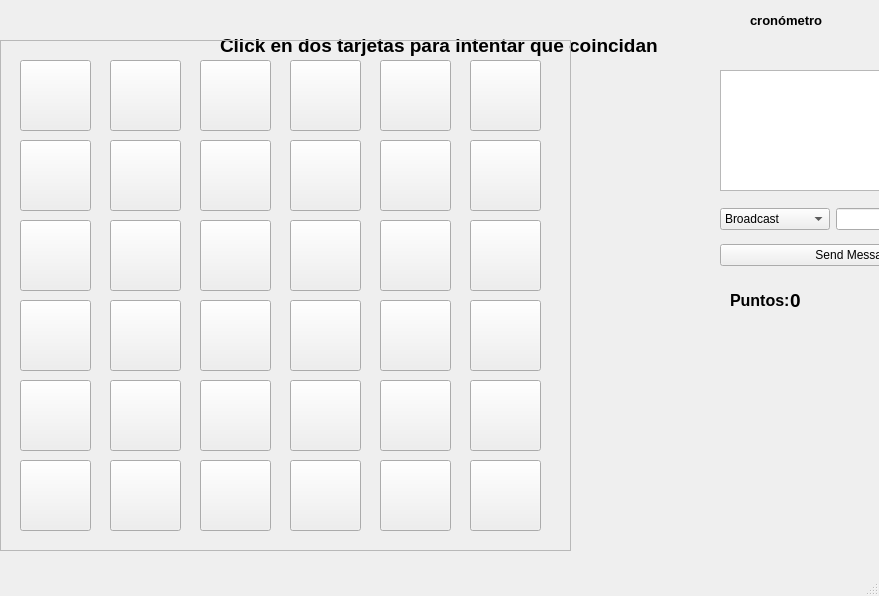
<?xml version="1.0" encoding="UTF-8"?>
<ui version="4.0">
 <class>MainWindow</class>
 <widget class="QMainWindow" name="MainWindow">
  <property name="geometry">
   <rect>
    <x>0</x>
    <y>0</y>
    <width>879</width>
    <height>596</height>
   </rect>
  </property>
  <property name="windowTitle">
   <string>MainWindow</string>
  </property>
  <widget class="QWidget" name="centralwidget">
   <widget class="QLabel" name="instrucciones">
    <property name="geometry">
     <rect>
      <x>220</x>
      <y>30</y>
      <width>471</width>
      <height>31</height>
     </rect>
    </property>
    <property name="font">
     <font>
      <pointsize>14</pointsize>
      <bold>true</bold>
     </font>
    </property>
    <property name="text">
     <string>Click en dos tarjetas para intentar que coincidan</string>
    </property>
   </widget>
   <widget class="QLabel" name="puntuacion">
    <property name="geometry">
     <rect>
      <x>730</x>
      <y>290</y>
      <width>71</width>
      <height>21</height>
     </rect>
    </property>
    <property name="font">
     <font>
      <pointsize>12</pointsize>
      <bold>true</bold>
     </font>
    </property>
    <property name="text">
     <string>Puntos:</string>
    </property>
   </widget>
   <widget class="QTextBrowser" name="textBrowser_receivedMessages">
    <property name="geometry">
     <rect>
      <x>720</x>
      <y>70</y>
      <width>271</width>
      <height>121</height>
     </rect>
    </property>
    <property name="styleSheet">
     <string notr="true"/>
    </property>
   </widget>
   <widget class="QWidget" name="layoutWidget">
    <property name="geometry">
     <rect>
      <x>720</x>
      <y>200</y>
      <width>271</width>
      <height>75</height>
     </rect>
    </property>
    <layout class="QGridLayout" name="gridLayout_2">
     <item row="0" column="0" colspan="2">
      <layout class="QHBoxLayout" name="horizontalLayout">
       <item>
        <widget class="QComboBox" name="comboBox_receiver">
         <property name="minimumSize">
          <size>
           <width>110</width>
           <height>0</height>
          </size>
         </property>
         <item>
          <property name="text">
           <string>Broadcast</string>
          </property>
         </item>
        </widget>
       </item>
       <item>
        <widget class="QLineEdit" name="lineEdit_message">
         <property name="minimumSize">
          <size>
           <width>150</width>
           <height>0</height>
          </size>
         </property>
         <property name="styleSheet">
          <string notr="true"/>
         </property>
        </widget>
       </item>
      </layout>
     </item>
     <item row="1" column="0" colspan="2">
      <widget class="QPushButton" name="pushButton_sendMessage">
       <property name="minimumSize">
        <size>
         <width>0</width>
         <height>0</height>
        </size>
       </property>
       <property name="styleSheet">
        <string notr="true"/>
       </property>
       <property name="text">
        <string>Send Message</string>
       </property>
      </widget>
     </item>
    </layout>
   </widget>
   <widget class="QLabel" name="cronometro">
    <property name="geometry">
     <rect>
      <x>750</x>
      <y>10</y>
      <width>81</width>
      <height>20</height>
     </rect>
    </property>
    <property name="font">
     <font>
      <pointsize>10</pointsize>
      <bold>true</bold>
     </font>
    </property>
    <property name="text">
     <string>cronómetro</string>
    </property>
   </widget>
   <widget class="QFrame" name="frame">
    <property name="geometry">
     <rect>
      <x>0</x>
      <y>40</y>
      <width>571</width>
      <height>511</height>
     </rect>
    </property>
    <property name="frameShape">
     <enum>QFrame::StyledPanel</enum>
    </property>
    <property name="frameShadow">
     <enum>QFrame::Raised</enum>
    </property>
    <widget class="QPushButton" name="tarjeta10">
     <property name="geometry">
      <rect>
       <x>290</x>
       <y>100</y>
       <width>71</width>
       <height>71</height>
      </rect>
     </property>
     <property name="text">
      <string/>
     </property>
    </widget>
    <widget class="QPushButton" name="tarjeta05">
     <property name="geometry">
      <rect>
       <x>380</x>
       <y>20</y>
       <width>71</width>
       <height>71</height>
      </rect>
     </property>
     <property name="text">
      <string/>
     </property>
    </widget>
    <widget class="QPushButton" name="tarjeta06">
     <property name="geometry">
      <rect>
       <x>470</x>
       <y>20</y>
       <width>71</width>
       <height>71</height>
      </rect>
     </property>
     <property name="text">
      <string/>
     </property>
    </widget>
    <widget class="QPushButton" name="tarjeta09">
     <property name="geometry">
      <rect>
       <x>200</x>
       <y>100</y>
       <width>71</width>
       <height>71</height>
      </rect>
     </property>
     <property name="text">
      <string/>
     </property>
    </widget>
    <widget class="QPushButton" name="tarjeta07">
     <property name="geometry">
      <rect>
       <x>20</x>
       <y>100</y>
       <width>71</width>
       <height>71</height>
      </rect>
     </property>
     <property name="text">
      <string/>
     </property>
    </widget>
    <widget class="QPushButton" name="tarjeta03">
     <property name="geometry">
      <rect>
       <x>200</x>
       <y>20</y>
       <width>71</width>
       <height>71</height>
      </rect>
     </property>
     <property name="text">
      <string/>
     </property>
    </widget>
    <widget class="QPushButton" name="tarjeta11">
     <property name="geometry">
      <rect>
       <x>380</x>
       <y>100</y>
       <width>71</width>
       <height>71</height>
      </rect>
     </property>
     <property name="text">
      <string/>
     </property>
    </widget>
    <widget class="QPushButton" name="tarjeta01">
     <property name="geometry">
      <rect>
       <x>20</x>
       <y>20</y>
       <width>71</width>
       <height>71</height>
      </rect>
     </property>
     <property name="text">
      <string/>
     </property>
    </widget>
    <widget class="QPushButton" name="tarjeta04">
     <property name="geometry">
      <rect>
       <x>290</x>
       <y>20</y>
       <width>71</width>
       <height>71</height>
      </rect>
     </property>
     <property name="text">
      <string/>
     </property>
    </widget>
    <widget class="QPushButton" name="tarjeta12">
     <property name="geometry">
      <rect>
       <x>470</x>
       <y>100</y>
       <width>71</width>
       <height>71</height>
      </rect>
     </property>
     <property name="text">
      <string/>
     </property>
    </widget>
    <widget class="QPushButton" name="tarjeta02">
     <property name="geometry">
      <rect>
       <x>110</x>
       <y>20</y>
       <width>71</width>
       <height>71</height>
      </rect>
     </property>
     <property name="text">
      <string/>
     </property>
    </widget>
    <widget class="QPushButton" name="tarjeta08">
     <property name="geometry">
      <rect>
       <x>110</x>
       <y>100</y>
       <width>71</width>
       <height>71</height>
      </rect>
     </property>
     <property name="text">
      <string/>
     </property>
    </widget>
    <widget class="QPushButton" name="tarjeta22">
     <property name="geometry">
      <rect>
       <x>290</x>
       <y>260</y>
       <width>71</width>
       <height>71</height>
      </rect>
     </property>
     <property name="text">
      <string/>
     </property>
    </widget>
    <widget class="QPushButton" name="tarjeta21">
     <property name="geometry">
      <rect>
       <x>200</x>
       <y>260</y>
       <width>71</width>
       <height>71</height>
      </rect>
     </property>
     <property name="text">
      <string/>
     </property>
    </widget>
    <widget class="QPushButton" name="tarjeta19">
     <property name="geometry">
      <rect>
       <x>20</x>
       <y>260</y>
       <width>71</width>
       <height>71</height>
      </rect>
     </property>
     <property name="text">
      <string/>
     </property>
    </widget>
    <widget class="QPushButton" name="tarjeta20">
     <property name="geometry">
      <rect>
       <x>110</x>
       <y>260</y>
       <width>71</width>
       <height>71</height>
      </rect>
     </property>
     <property name="text">
      <string/>
     </property>
    </widget>
    <widget class="QPushButton" name="tarjeta24">
     <property name="geometry">
      <rect>
       <x>470</x>
       <y>260</y>
       <width>71</width>
       <height>71</height>
      </rect>
     </property>
     <property name="text">
      <string/>
     </property>
    </widget>
    <widget class="QPushButton" name="tarjeta18">
     <property name="geometry">
      <rect>
       <x>470</x>
       <y>180</y>
       <width>71</width>
       <height>71</height>
      </rect>
     </property>
     <property name="text">
      <string/>
     </property>
    </widget>
    <widget class="QPushButton" name="tarjeta17">
     <property name="geometry">
      <rect>
       <x>380</x>
       <y>180</y>
       <width>71</width>
       <height>71</height>
      </rect>
     </property>
     <property name="text">
      <string/>
     </property>
    </widget>
    <widget class="QPushButton" name="tarjeta23">
     <property name="geometry">
      <rect>
       <x>380</x>
       <y>260</y>
       <width>71</width>
       <height>71</height>
      </rect>
     </property>
     <property name="text">
      <string/>
     </property>
    </widget>
    <widget class="QPushButton" name="tarjeta15">
     <property name="geometry">
      <rect>
       <x>200</x>
       <y>180</y>
       <width>71</width>
       <height>71</height>
      </rect>
     </property>
     <property name="text">
      <string/>
     </property>
    </widget>
    <widget class="QPushButton" name="tarjeta14">
     <property name="geometry">
      <rect>
       <x>110</x>
       <y>180</y>
       <width>71</width>
       <height>71</height>
      </rect>
     </property>
     <property name="text">
      <string/>
     </property>
    </widget>
    <widget class="QPushButton" name="tarjeta16">
     <property name="geometry">
      <rect>
       <x>290</x>
       <y>180</y>
       <width>71</width>
       <height>71</height>
      </rect>
     </property>
     <property name="text">
      <string/>
     </property>
    </widget>
    <widget class="QPushButton" name="tarjeta13">
     <property name="geometry">
      <rect>
       <x>20</x>
       <y>180</y>
       <width>71</width>
       <height>71</height>
      </rect>
     </property>
     <property name="text">
      <string/>
     </property>
    </widget>
    <widget class="QPushButton" name="tarjeta34">
     <property name="geometry">
      <rect>
       <x>290</x>
       <y>420</y>
       <width>71</width>
       <height>71</height>
      </rect>
     </property>
     <property name="text">
      <string/>
     </property>
    </widget>
    <widget class="QPushButton" name="tarjeta33">
     <property name="geometry">
      <rect>
       <x>200</x>
       <y>420</y>
       <width>71</width>
       <height>71</height>
      </rect>
     </property>
     <property name="text">
      <string/>
     </property>
    </widget>
    <widget class="QPushButton" name="tarjeta31">
     <property name="geometry">
      <rect>
       <x>20</x>
       <y>420</y>
       <width>71</width>
       <height>71</height>
      </rect>
     </property>
     <property name="text">
      <string/>
     </property>
    </widget>
    <widget class="QPushButton" name="tarjeta32">
     <property name="geometry">
      <rect>
       <x>110</x>
       <y>420</y>
       <width>71</width>
       <height>71</height>
      </rect>
     </property>
     <property name="text">
      <string/>
     </property>
    </widget>
    <widget class="QPushButton" name="tarjeta36">
     <property name="geometry">
      <rect>
       <x>470</x>
       <y>420</y>
       <width>71</width>
       <height>71</height>
      </rect>
     </property>
     <property name="text">
      <string/>
     </property>
    </widget>
    <widget class="QPushButton" name="tarjeta30">
     <property name="geometry">
      <rect>
       <x>470</x>
       <y>340</y>
       <width>71</width>
       <height>71</height>
      </rect>
     </property>
     <property name="text">
      <string/>
     </property>
    </widget>
    <widget class="QPushButton" name="tarjeta29">
     <property name="geometry">
      <rect>
       <x>380</x>
       <y>340</y>
       <width>71</width>
       <height>71</height>
      </rect>
     </property>
     <property name="text">
      <string/>
     </property>
    </widget>
    <widget class="QPushButton" name="tarjeta35">
     <property name="geometry">
      <rect>
       <x>380</x>
       <y>420</y>
       <width>71</width>
       <height>71</height>
      </rect>
     </property>
     <property name="text">
      <string/>
     </property>
    </widget>
    <widget class="QPushButton" name="tarjeta27">
     <property name="geometry">
      <rect>
       <x>200</x>
       <y>340</y>
       <width>71</width>
       <height>71</height>
      </rect>
     </property>
     <property name="text">
      <string/>
     </property>
    </widget>
    <widget class="QPushButton" name="tarjeta26">
     <property name="geometry">
      <rect>
       <x>110</x>
       <y>340</y>
       <width>71</width>
       <height>71</height>
      </rect>
     </property>
     <property name="text">
      <string/>
     </property>
    </widget>
    <widget class="QPushButton" name="tarjeta28">
     <property name="geometry">
      <rect>
       <x>290</x>
       <y>340</y>
       <width>71</width>
       <height>71</height>
      </rect>
     </property>
     <property name="text">
      <string/>
     </property>
    </widget>
    <widget class="QPushButton" name="tarjeta25">
     <property name="geometry">
      <rect>
       <x>20</x>
       <y>340</y>
       <width>71</width>
       <height>71</height>
      </rect>
     </property>
     <property name="text">
      <string/>
     </property>
    </widget>
   </widget>
   <widget class="QLabel" name="lblPuntaje">
    <property name="geometry">
     <rect>
      <x>790</x>
      <y>290</y>
      <width>41</width>
      <height>21</height>
     </rect>
    </property>
    <property name="font">
     <font>
      <pointsize>14</pointsize>
      <bold>true</bold>
     </font>
    </property>
    <property name="text">
     <string>0</string>
    </property>
   </widget>
  </widget>
  <widget class="QMenuBar" name="menubar">
   <property name="geometry">
    <rect>
     <x>0</x>
     <y>0</y>
     <width>879</width>
     <height>21</height>
    </rect>
   </property>
  </widget>
  <widget class="QStatusBar" name="statusbar"/>
 </widget>
 <resources/>
 <connections/>
</ui>
